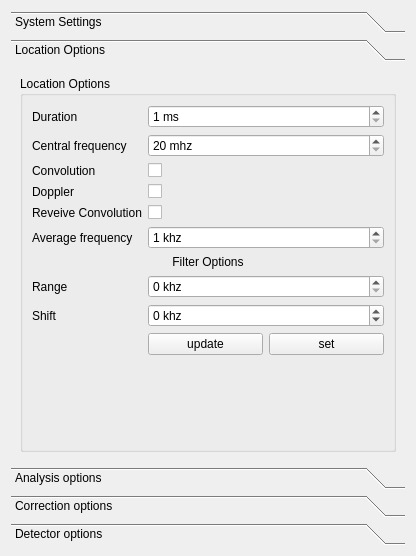
<?xml version="1.0" encoding="UTF-8"?>
<ui version="4.0">
 <class>LocationSetupWidget</class>
 <widget class="QWidget" name="LocationSetupWidget">
  <property name="geometry">
   <rect>
    <x>0</x>
    <y>0</y>
    <width>416</width>
    <height>556</height>
   </rect>
  </property>
  <property name="windowTitle">
   <string>Form</string>
  </property>
  <layout class="QGridLayout" name="gridLayout">
   <item row="0" column="0">
    <widget class="QToolBox" name="toolBox">
     <property name="currentIndex">
      <number>1</number>
     </property>
     <widget class="QWidget" name="page_5">
      <property name="geometry">
       <rect>
        <x>0</x>
        <y>0</y>
        <width>398</width>
        <height>403</height>
       </rect>
      </property>
      <attribute name="label">
       <string>System Settings</string>
      </attribute>
      <layout class="QGridLayout" name="gridLayout_8">
       <item row="1" column="0" colspan="2">
        <spacer name="verticalSpacer_2">
         <property name="orientation">
          <enum>Qt::Vertical</enum>
         </property>
         <property name="sizeHint" stdset="0">
          <size>
           <width>20</width>
           <height>40</height>
          </size>
         </property>
        </spacer>
       </item>
       <item row="0" column="0" colspan="2">
        <widget class="QGroupBox" name="groupBox_5">
         <property name="title">
          <string>Working Platforms</string>
         </property>
         <layout class="QGridLayout" name="gridLayoutPlatforms"/>
        </widget>
       </item>
      </layout>
     </widget>
     <widget class="QWidget" name="page">
      <property name="geometry">
       <rect>
        <x>0</x>
        <y>0</y>
        <width>398</width>
        <height>403</height>
       </rect>
      </property>
      <attribute name="label">
       <string>Location Options</string>
      </attribute>
      <layout class="QGridLayout" name="gridLayout_3">
       <item row="0" column="0">
        <widget class="QGroupBox" name="groupBox">
         <property name="title">
          <string>Location Options</string>
         </property>
         <layout class="QFormLayout" name="formLayout">
          <item row="0" column="0">
           <widget class="QLabel" name="label">
            <property name="text">
             <string>Duration</string>
            </property>
           </widget>
          </item>
          <item row="0" column="1">
           <widget class="QSpinBox" name="sbDuration">
            <property name="suffix">
             <string comment="ms"> ms</string>
            </property>
            <property name="prefix">
             <string/>
            </property>
            <property name="minimum">
             <number>1</number>
            </property>
            <property name="maximum">
             <number>1000</number>
            </property>
           </widget>
          </item>
          <item row="1" column="0">
           <widget class="QLabel" name="label_2">
            <property name="text">
             <string>Central frequency</string>
            </property>
           </widget>
          </item>
          <item row="1" column="1">
           <widget class="QSpinBox" name="sbCentralFrequency">
            <property name="suffix">
             <string> mhz</string>
            </property>
            <property name="minimum">
             <number>20</number>
            </property>
            <property name="maximum">
             <number>10000</number>
            </property>
           </widget>
          </item>
          <item row="2" column="0">
           <widget class="QLabel" name="label_3">
            <property name="text">
             <string>Convolution</string>
            </property>
           </widget>
          </item>
          <item row="2" column="1">
           <widget class="QCheckBox" name="cbConvolution">
            <property name="text">
             <string/>
            </property>
           </widget>
          </item>
          <item row="3" column="0">
           <widget class="QLabel" name="label_4">
            <property name="text">
             <string>Doppler</string>
            </property>
           </widget>
          </item>
          <item row="3" column="1">
           <widget class="QCheckBox" name="cbDoppler">
            <property name="text">
             <string/>
            </property>
           </widget>
          </item>
          <item row="5" column="0">
           <widget class="QLabel" name="label_5">
            <property name="text">
             <string>Average frequency</string>
            </property>
           </widget>
          </item>
          <item row="5" column="1">
           <widget class="QSpinBox" name="sbAverageFreq">
            <property name="suffix">
             <string> khz</string>
            </property>
            <property name="minimum">
             <number>1</number>
            </property>
            <property name="maximum">
             <number>7000</number>
            </property>
           </widget>
          </item>
          <item row="6" column="0" colspan="2">
           <widget class="QLabel" name="label_9">
            <property name="text">
             <string>Filter Options</string>
            </property>
            <property name="alignment">
             <set>Qt::AlignCenter</set>
            </property>
           </widget>
          </item>
          <item row="7" column="0">
           <widget class="QLabel" name="label_10">
            <property name="text">
             <string>Range</string>
            </property>
           </widget>
          </item>
          <item row="7" column="1">
           <widget class="QSpinBox" name="sbRange">
            <property name="suffix">
             <string> khz</string>
            </property>
            <property name="maximum">
             <number>10000</number>
            </property>
           </widget>
          </item>
          <item row="8" column="0">
           <widget class="QLabel" name="label_11">
            <property name="text">
             <string>Shift</string>
            </property>
           </widget>
          </item>
          <item row="8" column="1">
           <widget class="QSpinBox" name="sbShift">
            <property name="suffix">
             <string> khz</string>
            </property>
            <property name="minimum">
             <number>-10000</number>
            </property>
            <property name="maximum">
             <number>10000</number>
            </property>
           </widget>
          </item>
          <item row="10" column="1">
           <layout class="QHBoxLayout" name="horizontalLayout">
            <item>
             <widget class="QPushButton" name="pbUpdate">
              <property name="text">
               <string>update</string>
              </property>
             </widget>
            </item>
            <item>
             <widget class="QPushButton" name="pbSet">
              <property name="text">
               <string>set</string>
              </property>
             </widget>
            </item>
           </layout>
          </item>
          <item row="4" column="0">
           <widget class="QLabel" name="label_6">
            <property name="text">
             <string>Reveive Convolution</string>
            </property>
           </widget>
          </item>
          <item row="4" column="1">
           <widget class="QCheckBox" name="cbGetConvolution">
            <property name="text">
             <string/>
            </property>
           </widget>
          </item>
         </layout>
        </widget>
       </item>
      </layout>
     </widget>
     <widget class="QWidget" name="page_4">
      <property name="geometry">
       <rect>
        <x>0</x>
        <y>0</y>
        <width>398</width>
        <height>403</height>
       </rect>
      </property>
      <attribute name="label">
       <string>Analysis options</string>
      </attribute>
      <layout class="QGridLayout" name="gridLayout_6">
       <item row="0" column="0">
        <widget class="QGroupBox" name="groupBox_4">
         <property name="title">
          <string>Analysis options</string>
         </property>
         <layout class="QGridLayout" name="gridLayout_7">
          <item row="2" column="0">
           <widget class="QLabel" name="label_22">
            <property name="text">
             <string>Central freq:</string>
            </property>
           </widget>
          </item>
          <item row="0" column="0">
           <widget class="QLabel" name="label_20">
            <property name="text">
             <string>Detector index:</string>
            </property>
           </widget>
          </item>
          <item row="1" column="1" colspan="2">
           <widget class="QSpinBox" name="sbAnalysisDuration">
            <property name="maximum">
             <number>1000</number>
            </property>
           </widget>
          </item>
          <item row="2" column="1" colspan="2">
           <widget class="QSpinBox" name="sbAnalysisCentralFreq">
            <property name="maximum">
             <number>10000</number>
            </property>
           </widget>
          </item>
          <item row="3" column="0">
           <widget class="QLabel" name="label_23">
            <property name="text">
             <string>Selected area:</string>
            </property>
           </widget>
          </item>
          <item row="1" column="0">
           <widget class="QLabel" name="label_21">
            <property name="text">
             <string>Duration</string>
            </property>
           </widget>
          </item>
          <item row="0" column="1" colspan="2">
           <widget class="QSpinBox" name="sbAnalysisDetector">
            <property name="maximum">
             <number>10</number>
            </property>
           </widget>
          </item>
          <item row="5" column="0">
           <widget class="QLabel" name="label_24">
            <property name="text">
             <string>Zoomed Area</string>
            </property>
           </widget>
          </item>
          <item row="4" column="1">
           <widget class="QDoubleSpinBox" name="sbAnalysisSelectStartMhz">
            <property name="prefix">
             <string>start </string>
            </property>
            <property name="suffix">
             <string> mhz</string>
            </property>
            <property name="decimals">
             <number>2</number>
            </property>
            <property name="maximum">
             <double>10000.000000000000000</double>
            </property>
           </widget>
          </item>
          <item row="4" column="2">
           <widget class="QDoubleSpinBox" name="sbAnalysisSelectEndMhz">
            <property name="prefix">
             <string>end </string>
            </property>
            <property name="suffix">
             <string> mhz</string>
            </property>
            <property name="decimals">
             <number>2</number>
            </property>
            <property name="maximum">
             <double>10000.000000000000000</double>
            </property>
           </widget>
          </item>
          <item row="3" column="2">
           <widget class="QDoubleSpinBox" name="sbAnalysisSelectEndMs">
            <property name="prefix">
             <string>end </string>
            </property>
            <property name="suffix">
             <string> ms</string>
            </property>
            <property name="decimals">
             <number>1</number>
            </property>
            <property name="maximum">
             <double>1000.000000000000000</double>
            </property>
           </widget>
          </item>
          <item row="6" column="1">
           <widget class="QDoubleSpinBox" name="sbAnalysisZoomStartMhz">
            <property name="prefix">
             <string>start </string>
            </property>
            <property name="suffix">
             <string> mhz</string>
            </property>
            <property name="decimals">
             <number>2</number>
            </property>
            <property name="maximum">
             <double>10000.000000000000000</double>
            </property>
           </widget>
          </item>
          <item row="5" column="2">
           <widget class="QDoubleSpinBox" name="sbAnalysisZoomEndMs">
            <property name="prefix">
             <string>end </string>
            </property>
            <property name="suffix">
             <string> ms</string>
            </property>
            <property name="decimals">
             <number>1</number>
            </property>
            <property name="maximum">
             <double>1000.000000000000000</double>
            </property>
           </widget>
          </item>
          <item row="6" column="2">
           <widget class="QDoubleSpinBox" name="sbAnalysisZoomEndMhz">
            <property name="prefix">
             <string>end </string>
            </property>
            <property name="suffix">
             <string> mhz</string>
            </property>
            <property name="decimals">
             <number>2</number>
            </property>
            <property name="maximum">
             <double>10000.000000000000000</double>
            </property>
           </widget>
          </item>
          <item row="3" column="1">
           <widget class="QDoubleSpinBox" name="sbAnalysisSelectStartMs">
            <property name="prefix">
             <string>start </string>
            </property>
            <property name="suffix">
             <string> ms</string>
            </property>
            <property name="decimals">
             <number>1</number>
            </property>
            <property name="maximum">
             <double>1000.000000000000000</double>
            </property>
           </widget>
          </item>
          <item row="5" column="1">
           <widget class="QDoubleSpinBox" name="sbAnalysisZoomStartMs">
            <property name="prefix">
             <string>start </string>
            </property>
            <property name="suffix">
             <string> ms</string>
            </property>
            <property name="decimals">
             <number>1</number>
            </property>
            <property name="maximum">
             <double>1000.000000000000000</double>
            </property>
           </widget>
          </item>
          <item row="8" column="1" colspan="2">
           <widget class="QCheckBox" name="cbAnalysisEnable">
            <property name="text">
             <string>Enable</string>
            </property>
           </widget>
          </item>
          <item row="8" column="0">
           <widget class="QLabel" name="label_25">
            <property name="text">
             <string>Analysis:</string>
            </property>
           </widget>
          </item>
          <item row="9" column="1" colspan="2">
           <layout class="QHBoxLayout" name="horizontalLayout_4">
            <item>
             <widget class="QPushButton" name="pbUpdateAnalysis">
              <property name="text">
               <string>Update</string>
              </property>
             </widget>
            </item>
            <item>
             <widget class="QPushButton" name="pbSetAnalysis">
              <property name="text">
               <string>Set</string>
              </property>
             </widget>
            </item>
           </layout>
          </item>
          <item row="10" column="1">
           <spacer name="verticalSpacer">
            <property name="orientation">
             <enum>Qt::Vertical</enum>
            </property>
            <property name="sizeHint" stdset="0">
             <size>
              <width>20</width>
              <height>40</height>
             </size>
            </property>
           </spacer>
          </item>
         </layout>
        </widget>
       </item>
      </layout>
     </widget>
     <widget class="QWidget" name="page_3">
      <property name="geometry">
       <rect>
        <x>0</x>
        <y>0</y>
        <width>398</width>
        <height>403</height>
       </rect>
      </property>
      <attribute name="label">
       <string>Correction options</string>
      </attribute>
      <layout class="QGridLayout" name="gridLayout_4">
       <item row="0" column="0">
        <widget class="QGroupBox" name="groupBox_2">
         <property name="title">
          <string>Correction Options</string>
         </property>
         <layout class="QGridLayout" name="gridLayout_2">
          <item row="6" column="1">
           <layout class="QHBoxLayout" name="horizontalLayout_3">
            <item>
             <widget class="QPushButton" name="pbUpdateCor">
              <property name="text">
               <string>update</string>
              </property>
             </widget>
            </item>
            <item>
             <widget class="QPushButton" name="pbSetCor">
              <property name="text">
               <string>set</string>
              </property>
             </widget>
            </item>
           </layout>
          </item>
          <item row="0" column="0">
           <widget class="QLabel" name="label_12">
            <property name="text">
             <string>Duration</string>
            </property>
           </widget>
          </item>
          <item row="2" column="0">
           <widget class="QLabel" name="label_7">
            <property name="text">
             <string>Add ranges</string>
            </property>
           </widget>
          </item>
          <item row="0" column="1">
           <widget class="QSpinBox" name="sbDurationCor">
            <property name="suffix">
             <string> ms</string>
            </property>
            <property name="prefix">
             <string/>
            </property>
           </widget>
          </item>
          <item row="1" column="1">
           <widget class="QSpinBox" name="sbLoopsCor">
            <property name="suffix">
             <string> loops</string>
            </property>
            <property name="minimum">
             <number>1</number>
            </property>
            <property name="maximum">
             <number>100</number>
            </property>
           </widget>
          </item>
          <item row="5" column="0" colspan="2">
           <widget class="QListWidget" name="listRangesCor"/>
          </item>
          <item row="3" column="0">
           <widget class="QSpinBox" name="sbMinRangeCorr">
            <property name="suffix">
             <string> mhz</string>
            </property>
            <property name="prefix">
             <string/>
            </property>
            <property name="minimum">
             <number>30</number>
            </property>
            <property name="maximum">
             <number>7000</number>
            </property>
           </widget>
          </item>
          <item row="4" column="1">
           <widget class="QPushButton" name="pbRemoveRangeCorr">
            <property name="text">
             <string>remove</string>
            </property>
           </widget>
          </item>
          <item row="3" column="1">
           <widget class="QSpinBox" name="sbMaxRangeCorr">
            <property name="suffix">
             <string> mhz</string>
            </property>
            <property name="minimum">
             <number>30</number>
            </property>
            <property name="maximum">
             <number>7000</number>
            </property>
           </widget>
          </item>
          <item row="1" column="0">
           <widget class="QLabel" name="label_13">
            <property name="text">
             <string>loops num</string>
            </property>
           </widget>
          </item>
          <item row="4" column="0">
           <widget class="QPushButton" name="pbAddRangeCorr">
            <property name="text">
             <string>add</string>
            </property>
           </widget>
          </item>
         </layout>
        </widget>
       </item>
      </layout>
     </widget>
     <widget class="QWidget" name="page_2">
      <property name="geometry">
       <rect>
        <x>0</x>
        <y>0</y>
        <width>398</width>
        <height>403</height>
       </rect>
      </property>
      <attribute name="label">
       <string>Detector options</string>
      </attribute>
      <layout class="QGridLayout" name="gridLayout_5">
       <item row="0" column="0">
        <widget class="QGroupBox" name="groupBox_3">
         <property name="title">
          <string>Detector options</string>
         </property>
         <layout class="QFormLayout" name="formLayout_2">
          <item row="0" column="0">
           <widget class="QLabel" name="label_8">
            <property name="text">
             <string>Duration</string>
            </property>
           </widget>
          </item>
          <item row="0" column="1">
           <widget class="QSpinBox" name="sbDurationDet">
            <property name="suffix">
             <string> ms</string>
            </property>
            <property name="prefix">
             <string/>
            </property>
            <property name="minimum">
             <number>1</number>
            </property>
            <property name="maximum">
             <number>10000</number>
            </property>
           </widget>
          </item>
          <item row="1" column="0">
           <widget class="QLabel" name="label_14">
            <property name="text">
             <string>Convolution</string>
            </property>
           </widget>
          </item>
          <item row="1" column="1">
           <widget class="QCheckBox" name="cbConvolutionDet">
            <property name="text">
             <string/>
            </property>
           </widget>
          </item>
          <item row="2" column="0">
           <widget class="QLabel" name="label_15">
            <property name="text">
             <string>Doppler</string>
            </property>
           </widget>
          </item>
          <item row="2" column="1">
           <widget class="QCheckBox" name="cbDopplerDet">
            <property name="text">
             <string/>
            </property>
           </widget>
          </item>
          <item row="3" column="0">
           <widget class="QLabel" name="label_16">
            <property name="text">
             <string>loops num</string>
            </property>
           </widget>
          </item>
          <item row="3" column="1">
           <widget class="QSpinBox" name="sbLoopsDet">
            <property name="suffix">
             <string> loops</string>
            </property>
           </widget>
          </item>
          <item row="4" column="0">
           <widget class="QLabel" name="label_18">
            <property name="text">
             <string>Threshold</string>
            </property>
           </widget>
          </item>
          <item row="5" column="0">
           <widget class="QLabel" name="label_19">
            <property name="text">
             <string>Average frequency</string>
            </property>
           </widget>
          </item>
          <item row="5" column="1">
           <widget class="QSpinBox" name="sbAverageFreqDet">
            <property name="suffix">
             <string> mhz</string>
            </property>
            <property name="minimum">
             <number>1</number>
            </property>
            <property name="maximum">
             <number>7000</number>
            </property>
           </widget>
          </item>
          <item row="6" column="0">
           <widget class="QLabel" name="label_17">
            <property name="text">
             <string>Add ranges</string>
            </property>
           </widget>
          </item>
          <item row="7" column="0">
           <widget class="QSpinBox" name="sbMinRangeDet">
            <property name="suffix">
             <string> mhz</string>
            </property>
            <property name="prefix">
             <string/>
            </property>
            <property name="minimum">
             <number>30</number>
            </property>
            <property name="maximum">
             <number>7000</number>
            </property>
           </widget>
          </item>
          <item row="7" column="1">
           <widget class="QSpinBox" name="sbMaxRangeDet">
            <property name="suffix">
             <string> mhz</string>
            </property>
            <property name="minimum">
             <number>30</number>
            </property>
            <property name="maximum">
             <number>7000</number>
            </property>
           </widget>
          </item>
          <item row="9" column="0">
           <widget class="QPushButton" name="pbAddRangeDet">
            <property name="text">
             <string>add</string>
            </property>
           </widget>
          </item>
          <item row="9" column="1">
           <widget class="QPushButton" name="pbRemoveRangeDet">
            <property name="text">
             <string>remove</string>
            </property>
           </widget>
          </item>
          <item row="10" column="0" colspan="2">
           <widget class="QListWidget" name="listRangesDet"/>
          </item>
          <item row="11" column="1">
           <layout class="QHBoxLayout" name="horizontalLayout_2">
            <item>
             <widget class="QPushButton" name="pbUpdateDet">
              <property name="text">
               <string>update</string>
              </property>
             </widget>
            </item>
            <item>
             <widget class="QPushButton" name="pbSetDet">
              <property name="text">
               <string>set</string>
              </property>
             </widget>
            </item>
           </layout>
          </item>
          <item row="4" column="1">
           <widget class="QSpinBox" name="sbThresholdDet">
            <property name="enabled">
             <bool>true</bool>
            </property>
            <property name="suffix">
             <string> khz</string>
            </property>
            <property name="minimum">
             <number>100</number>
            </property>
            <property name="maximum">
             <number>1000</number>
            </property>
           </widget>
          </item>
         </layout>
        </widget>
       </item>
      </layout>
     </widget>
    </widget>
   </item>
  </layout>
 </widget>
 <resources/>
 <connections/>
</ui>
